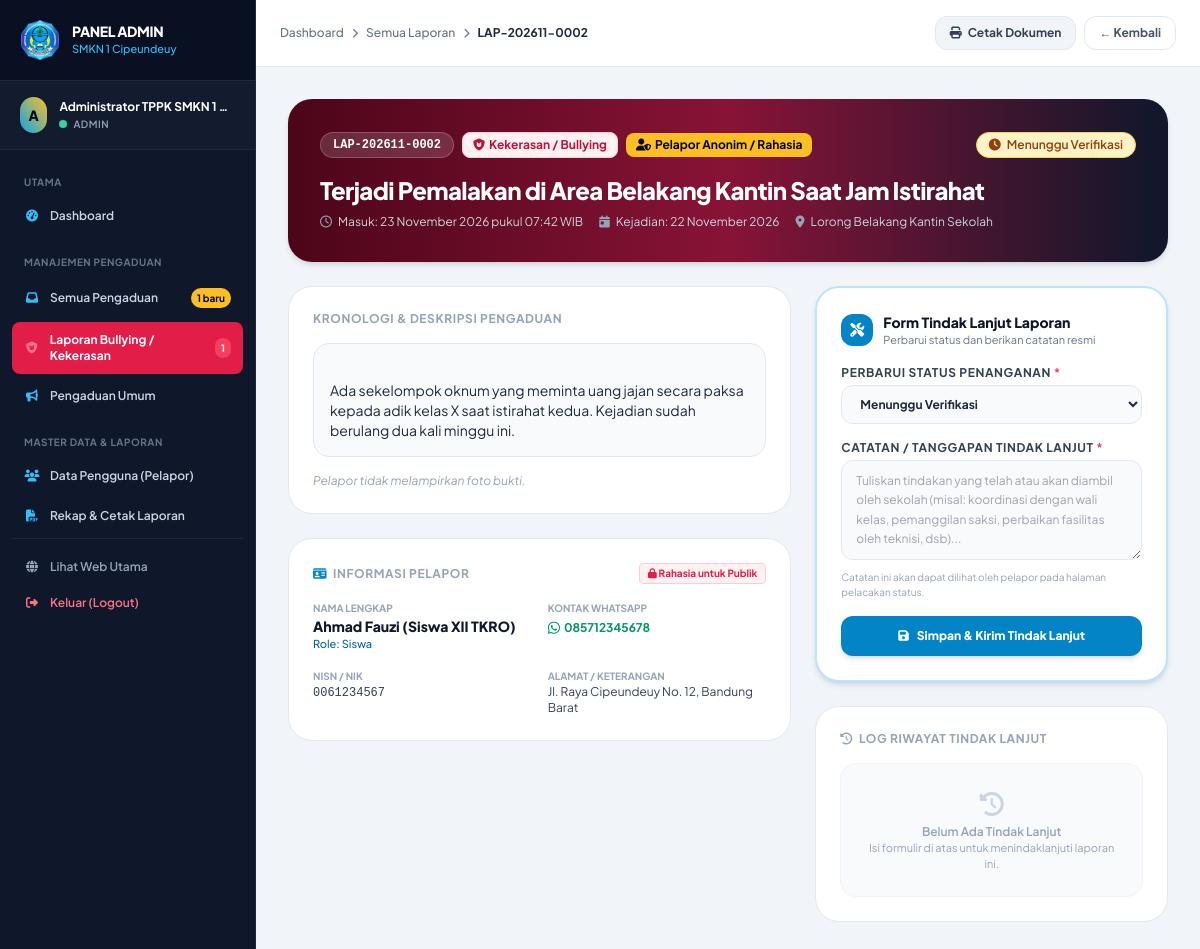
Page /admin/detail.php?id=2 (signed in) on the committed database.
### tables this page shows
CREATE TABLE `pengaduan` (
    `id` INT AUTO_INCREMENT PRIMARY KEY,
    `kode_tiket` VARCHAR(30) NOT NULL UNIQUE,
    `user_id` INT NOT NULL,
    `jenis_laporan` ENUM('umum', 'kekerasan_bullying') NOT NULL,
    `kategori_id` INT NULL,
    `judul` VARCHAR(200) NOT NULL,
    `isi_laporan` TEXT NOT NULL,
    `tanggal_kejadian` DATE NOT NULL,
    `lokasi_kejadian` VARCHAR(150) NOT NULL,
    `foto_bukti` VARCHAR(255) NULL,
    `status_privasi` ENUM('publik', 'rahasia') NOT NULL DEFAULT 'publik' COMMENT 'rahasia: hanya admin/TPPK yang tahu identitas pelapor',
    `prioritas` ENUM('rendah', 'sedang', 'tinggi', 'darurat') NOT NULL DEFAULT 'sedang',
    `status` ENUM('menunggu', 'diproses', 'selesai', 'ditolak') NOT NULL DEFAULT 'menunggu',
    `created_at` TIMESTAMP DEFAULT CURRENT_TIMESTAMP,
    `updated_at` TIMESTAMP DEFAULT CURRENT_TIMESTAMP ON UPDATE CURRENT_TIMESTAMP,
    INDEX `idx_pengaduan_user` (`user_id`),
    INDEX `idx_pengaduan_kategori` (`kategori_id`),
    CONSTRAINT `fk_pengaduan_user` FOREIGN KEY (`user_id`) REFERENCES `users` (`id`) ON DELETE CASCADE,
    CONSTRAINT `fk_pengaduan_kategori` FOREIGN KEY (`kategori_id`) REFERENCES `kategori_pengaduan` (`id`) ON DELETE SET NULL
);

CREATE TABLE `users` (
    `id` INT AUTO_INCREMENT PRIMARY KEY,
    `username` VARCHAR(50) NOT NULL UNIQUE,
    `password` VARCHAR(255) NOT NULL,
    `nama_lengkap` VARCHAR(100) NOT NULL,
    `email` VARCHAR(100) NOT NULL,
    `no_telp` VARCHAR(25) NOT NULL,
    `role` ENUM('admin', 'petugas', 'pelapor') NOT NULL DEFAULT 'pelapor',
    `tipe_pelapor` ENUM('siswa', 'wali_murid', 'masyarakat', 'staff') NOT NULL DEFAULT 'siswa',
    `nomor_identitas` VARCHAR(50) NULL COMMENT 'NISN untuk siswa, NIK untuk wali/masyarakat',
    `alamat` TEXT NULL,
    `status_aktif` TINYINT(1) NOT NULL DEFAULT 1,
    `created_at` TIMESTAMP DEFAULT CURRENT_TIMESTAMP,
    `updated_at` TIMESTAMP DEFAULT CURRENT_TIMESTAMP ON UPDATE CURRENT_TIMESTAMP
);

### admin/detail.php (the view, shortened to what this page needs)
<?php
require_once __DIR__ . '/../config/helpers.php';
$db = get_db_connection();
$id = isset($_GET['id']) ? (int)$_GET['id'] : 0;
$stmt = $db->prepare("
    SELECT p.*, k.nama_kategori,
           u.nama_lengkap as nama_pelapor, u.username as username_pelapor, u.tipe_pelapor,
           u.email as email_pelapor, u.no_telp as telp_pelapor, u.nomor_identitas, u.alamat as alamat_pelapor
    FROM pengaduan p
    LEFT JOIN kategori_pengaduan k ON p.kategori_id = k.id
    LEFT JOIN users u ON p.user_id = u.id
    WHERE p.id = ?
");
$stmt->execute([$id]);
$lap = $stmt->fetch();
$stmtHistory = $db->prepare("
    SELECT tl.*, u.nama_lengkap as nama_petugas, u.role as role_petugas
    FROM tindak_lanjut tl
    JOIN users u ON tl.petugas_id = u.id
    WHERE tl.pengaduan_id = ?
    ORDER BY tl.id DESC
");
$stmtHistory->execute([$id]);
$history = $stmtHistory->fetchAll();
?>
<!DOCTYPE html>
<html lang="id" class="h-full bg-slate-100">
<head>
    <link rel="stylesheet" href="https://cdnjs.cloudflare.com/ajax/libs/font-awesome/6.5.1/css/all.min.css">
    <script src="https://cdn.tailwindcss.com"></script>
</head>
<body class="flex h-full text-slate-800 antialiased selection:bg-sky-500 selection:text-white">
    <?php require_once __DIR__ . '/../includes/sidebar_admin.php'; ?>
    <div class="flex-1 flex flex-col min-w-0 overflow-y-auto">
        <header class="bg-white border-b border-slate-200 px-6 py-4 flex flex-col sm:flex-row sm:items-center justify-between gap-4 sticky top-0 z-30 shadow-xs">
            <div class="flex items-center gap-2 text-xs text-slate-500 font-medium">
                <a href="<?= base_url('admin/dashboard.php') ?>" class="hover:text-smk-blue">Dashboard</a>
                <i class="fa-solid fa-chevron-right text-[10px]"></i>
                <a href="<?= base_url('admin/laporan.php') ?>" class="hover:text-smk-blue">Semua Laporan</a>
                <i class="fa-solid fa-chevron-right text-[10px]"></i>
                <span class="text-slate-800 font-bold"><?= htmlspecialchars($lap['kode_tiket']) ?></span>
            </div>
            <div class="flex items-center gap-2">
                <a href="<?= base_url('pelapor/cetak-tiket.php?id=' . $lap['id']) ?>" target="_blank" class="px-3.5 py-2 bg-slate-100 hover:bg-slate-200 text-slate-700 font-bold text-xs rounded-xl transition flex items-center gap-1.5 border border-slate-200">
                    <i class="fa-solid fa-print"></i> Cetak Dokumen
                </a>
                <a href="<?= base_url('admin/laporan.php') ?>" class="px-3.5 py-2 bg-white hover:bg-slate-50 text-slate-600 font-bold text-xs rounded-xl transition border border-slate-200">
                    &larr; Kembali
                </a>
            </div>
        </header>
        <main class="p-6 sm:p-8 space-y-6 max-w-6xl">
            <div class="rounded-3xl p-6 sm:p-8 text-white shadow-md <?= $lap['jenis_laporan'] === 'kekerasan_bullying' ? 'bg-gradient-to-r from-rose-950 via-rose-900 to-slate-900' : 'bg-gradient-to-r from-sky-950 via-sky-900 to-slate-900' ?>">
                <div class="flex flex-wrap items-center justify-between gap-3 mb-4">
                    <div class="flex items-center gap-2">
                        <span class="font-mono font-bold text-xs px-3 py-1 rounded-full bg-white/15 backdrop-blur border border-white/20">
                            <?= htmlspecialchars($lap['kode_tiket']) ?>
                        </span>
                        <?= render_jenis_badge($lap['jenis_laporan']) ?>
                        <?php if ($lap['status_privasi'] === 'rahasia'): ?>
                            <span class="inline-flex items-center gap-1 px-2.5 py-1 rounded-lg text-xs font-bold bg-amber-400 text-slate-950">
                                <i class="fa-solid fa-user-shield"></i> Pelapor Anonim / Rahasia
                            </span>
                        <?php endif; ?>
                    </div>
                    <div>
                        <?= render_status_badge($lap['status']) ?>
                    </div>
                </div>
                <h1 class="text-xl sm:text-2xl font-black tracking-tight text-white">
                    <?= htmlspecialchars($lap['judul']) ?>
                </h1>
                <p class="text-xs text-slate-300 mt-2 flex items-center gap-4 flex-wrap">
                    <span><i class="fa-regular fa-clock mr-1 text-slate-400"></i> Masuk: <?= format_tanggal_indonesia($lap['created_at'], true) ?></span>
                    <span><i class="fa-solid fa-calendar-day mr-1 text-slate-400"></i> Kejadian: <?= format_tanggal_indonesia($lap['tanggal_kejadian']) ?></span>
                    <span><i class="fa-solid fa-location-dot mr-1 text-slate-400"></i> <?= htmlspecialchars($lap['lokasi_kejadian']) ?></span>
                </p>
            </div>
            <div class="grid grid-cols-1 lg:grid-cols-12 gap-6">
                <div class="lg:col-span-7 space-y-6">
                    <div class="bg-white p-6 rounded-3xl border border-slate-200 shadow-xs space-y-4">
                        <h3 class="text-xs font-bold uppercase tracking-wider text-slate-400">
                            Kronologi & Deskripsi Pengaduan
                        </h3>
                        <div class="p-4 bg-slate-50 rounded-2xl border border-slate-200 text-xs sm:text-sm text-slate-800 leading-relaxed whitespace-pre-line">
                            <?= htmlspecialchars($lap['isi_laporan']) ?>
                        </div>
                        <?php if (!empty($lap['foto_bukti'])): ?>
                            <div class="pt-2">
                                <h4 class="text-xs font-bold uppercase text-slate-400 mb-2">Foto / Dokumen Bukti Kejadian:</h4>
                                <div class="inline-block relative rounded-2xl overflow-hidden border border-slate-200 shadow-xs group">
                                    <img src="<?= base_url('uploads/' . $lap['foto_bukti']) ?>" alt="Bukti" class="max-h-80 object-cover rounded-2xl group-hover:scale-105 transition duration-300">
                                    <a href="<?= base_url('uploads/' . $lap['foto_bukti']) ?>" target="_blank" class="absolute inset-0 bg-slate-950/40 opacity-0 group-hover:opacity-100 transition flex items-center justify-center text-white text-xs font-bold gap-1.5">
                                        <i class="fa-solid fa-magnifying-glass-plus text-base"></i>
                                        <span>Buka Ukuran Asli</span>
                                    </a>
                                </div>
                            </div>
                        <?php else: ?>
                            <p class="text-xs text-slate-400 italic">Pelapor tidak melampirkan foto bukti.</p>
                        <?php endif; ?>
                    </div>
                    <div class="bg-white p-6 rounded-3xl border border-slate-200 shadow-xs">
                        <div class="flex items-center justify-between mb-4">
                            <h3 class="text-xs font-bold uppercase tracking-wider text-slate-400 flex items-center gap-1.5">
                                <i class="fa-solid fa-id-card text-sky-600"></i> Informasi Pelapor
                            </h3>
                            <?php if ($lap['status_privasi'] === 'rahasia'): ?>
                                <span class="text-[10px] font-bold text-rose-600 bg-rose-50 px-2 py-0.5 rounded border border-rose-200">
                                    <i class="fa-solid fa-lock"></i> Rahasia untuk Publik
                                </span>
                            <?php endif; ?>
                        </div>
                        <div class="grid grid-cols-1 sm:grid-cols-2 gap-4 text-xs">
                            <div>
                                <span class="text-slate-400 block text-[10px] uppercase font-bold">Nama Lengkap</span>
                                <span class="font-extrabold text-slate-900 text-sm"><?= htmlspecialchars($lap['nama_pelapor']) ?></span>
                                <span class="text-[11px] text-sky-700 capitalize font-medium block">Role: <?= htmlspecialchars($lap['tipe_pelapor']) ?></span>
                            </div>
                            <div>
                                <span class="text-slate-400 block text-[10px] uppercase font-bold">Kontak WhatsApp</span>
                                <a href="https://wa.me/<?= preg_replace('/[^0-9]/', '', $lap['telp_pelapor']) ?>" target="_blank" class="font-bold text-emerald-600 hover:underline flex items-center gap-1 mt-0.5">
                                    <i class="fa-brands fa-whatsapp text-sm"></i> <?= htmlspecialchars($lap['telp_pelapor']) ?>
                                </a>
                            </div>
                            <div>
                                <span class="text-slate-400 block text-[10px] uppercase font-bold">NISN / NIK</span>
                                <span class="font-mono text-slate-700"><?= htmlspecialchars($lap['nomor_identitas'] ?: '-') ?></span>
                            </div>
                            <div>
                                <span class="text-slate-400 block text-[10px] uppercase font-bold">Alamat / Keterangan</span>
                                <span class="text-slate-700"><?= htmlspecialchars($lap['alamat_pelapor'] ?: '-') ?></span>
                            </div>
                        </div>
                    </div>
                </div>
                <div class="lg:col-span-5 space-y-6">
                    <div class="bg-white p-6 rounded-3xl border-2 border-sky-200 shadow-md">
                        <div class="flex items-center gap-2.5 mb-4">
                            <div class="w-8 h-8 rounded-xl bg-smk-blue text-white flex items-center justify-center text-sm">
                                <i class="fa-solid fa-screwdriver-wrench"></i>
                            </div>
                            <div>
                                <h3 class="font-black text-sm text-slate-900">Form Tindak Lanjut Laporan</h3>
                                <p class="text-[11px] text-slate-500">Perbarui status dan berikan catatan resmi</p>
                            </div>
                        </div>
                        <form method="POST" action="" class="space-y-4">
                            <div>
                                <label for="status_terbaru" class="block text-xs font-bold uppercase tracking-wider text-slate-700 mb-1">
                                    Perbarui Status Penanganan <span class="text-rose-500">*</span>
                                </label>
                                <select id="status_terbaru" name="status_terbaru" required
                                    class="w-full px-3.5 py-2.5 bg-slate-50 border border-slate-200 rounded-xl text-xs font-bold focus:outline-none focus:ring-2 focus:ring-sky-500 focus:bg-white transition">
                                    <option value="menunggu" <?= $lap['status'] === 'menunggu' ? 'selected' : '' ?>>Menunggu Verifikasi</option>
                                </select>
                            </div>
                            <div>
                                <label for="catatan" class="block text-xs font-bold uppercase tracking-wider text-slate-700 mb-1">
                                    Catatan / Tanggapan Tindak Lanjut <span class="text-rose-500">*</span>
                                </label>
                                <textarea id="catatan" name="catatan" rows="4" required
                                    placeholder="Tuliskan tindakan yang telah atau akan diambil oleh sekolah (misal: koordinasi dengan wali kelas, pemanggilan saksi, perbaikan fasilitas oleh teknisi, dsb)..."
                                    class="w-full px-3.5 py-2.5 bg-slate-50 border border-slate-200 rounded-xl text-xs focus:outline-none focus:ring-2 focus:ring-sky-500 focus:bg-white transition leading-relaxed"></textarea>
                                <p class="text-[10px] text-slate-400 mt-1">
                                    Catatan ini akan dapat dilihat oleh pelapor pada halaman pelacakan status.
                                </p>
                            </div>
                            <button type="submit" class="w-full py-3 bg-smk-blue hover:bg-smk-blue-hover text-white font-extrabold text-xs rounded-xl shadow-md hover:shadow-lg transition flex items-center justify-center gap-2">
                                <i class="fa-solid fa-floppy-disk"></i>
                                <span>Simpan & Kirim Tindak Lanjut</span>
                            </button>
                        </form>
                    </div>
                    <div class="bg-white p-6 rounded-3xl border border-slate-200 shadow-xs">
                        <h3 class="text-xs font-bold uppercase tracking-wider text-slate-400 mb-4 flex items-center gap-1.5">
                            <i class="fa-solid fa-history text-slate-400"></i> Log Riwayat Tindak Lanjut
                        </h3>
                        <?php if (empty($history)): ?>
                            <div class="p-6 text-center text-slate-400 text-xs bg-slate-50 rounded-2xl border border-slate-100">
                                <i class="fa-solid fa-clock-rotate-left text-2xl mb-1 text-slate-300"></i>
                                <p class="font-semibold">Belum Ada Tindak Lanjut</p>
                                <p class="text-[11px] text-slate-400">Isi formulir di atas untuk menindaklanjuti laporan ini.</p>
                            </div>
                        <?php endif; ?>
                    </div>
                </div>
            </div>
        </main>
    </div>
</body>
</html>

### rows in the picture
pengaduan: kode_tiket "LAP-202611-0002", judul "Terjadi Pemalakan di Area Belakang Kantin Saat Jam Istirahat", created_at "23 November 2026 pukul 07:42 WIB", tanggal_kejadian "22 November 2026", lokasi_kejadian "Lorong Belakang Kantin Sekolah", isi_laporan "Ada sekelompok oknum yang meminta uang jajan secara paksa kepada adik kelas X saat istirahat kedua. Kejadian sudah berulang dua kali minggu ini.", user.nama_lengkap "Ahmad Fauzi (Siswa XII TKRO)", user.tipe_pelapor "Siswa", user.no_telp "085712345678", user.nomor_identitas "0061234567", user.alamat "Jl. Raya Cipeundeuy No. 12, Bandung Barat", status_terbaru "Menunggu Verifikasi"

### other values in the picture
substr($user['nama_lengkap'] ?? 'A', 0, 1) "A"
$user['nama_lengkap'] "Administrator TPPK SMKN 1…"
$user['role'] "ADMIN"
$counts['menunggu'] "1"
$counts['bullying_aktif'] "1"
